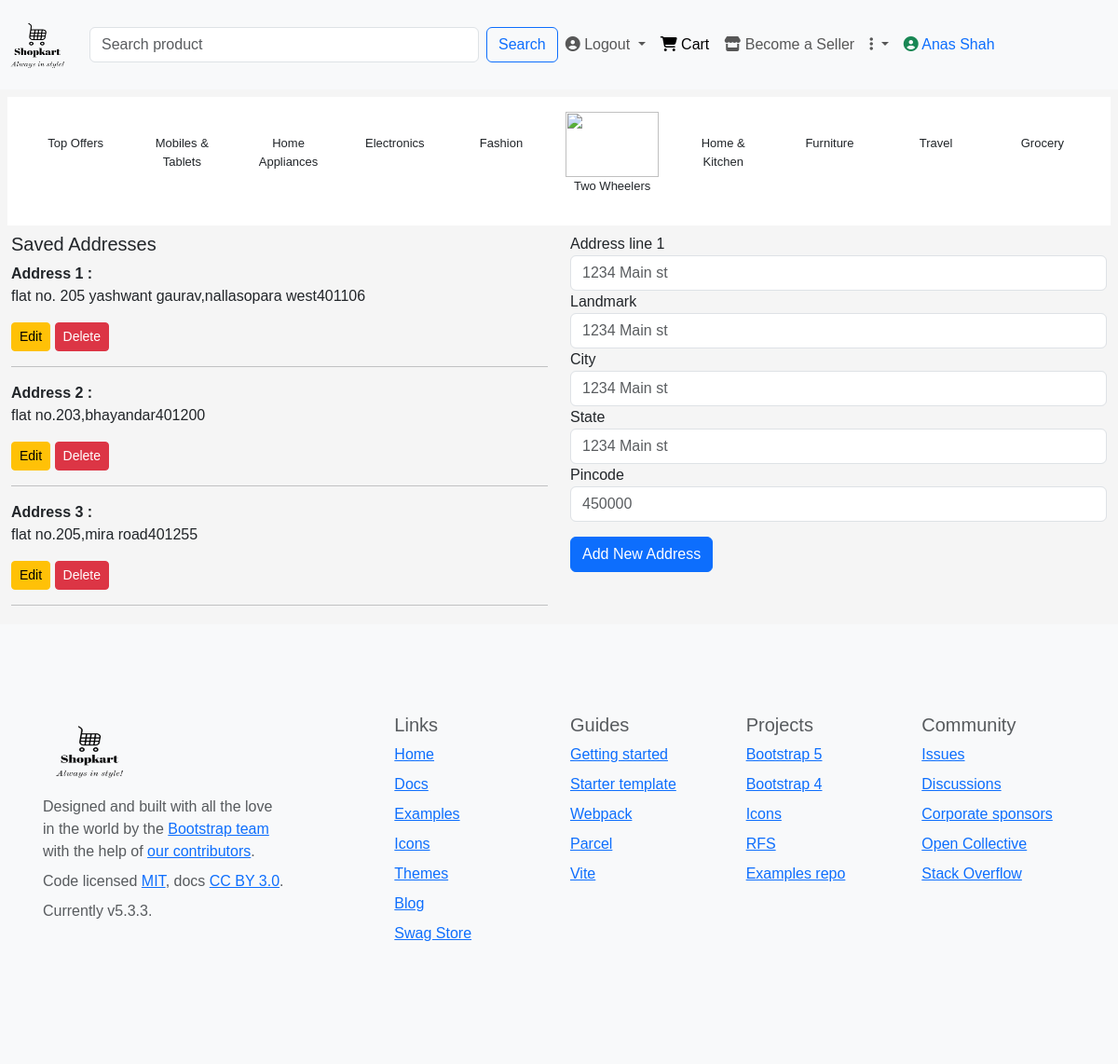
Page /address/ (signed in) on the committed database.
### account/models.py (models this page shows, shortened)
class CustomUser(AbstractUser):
    contact = models.CharField(max_length=10,blank=True,null=True)
    groups = models.ManyToManyField('auth.Group',related_name="account_user_set",blank=True)
    user_permissions = models.ManyToManyField('auth.Permission',related_name='account_user_permission_set',blank=True)
    class Meta:
        indexes = [
            models.Index(fields=['username']),
            models.Index(fields=['email']),
        ]

### product/models.py (models this page shows)
class ShippingAddress(models.Model):
    customer = models.ForeignKey(Customer,on_delete=models.CASCADE)
    address_line1 = models.CharField(max_length=50)
    landmark = models.CharField(max_length=50)
    city = models.CharField(max_length=50)
    state= models.CharField(max_length=50)
    pincode = models.CharField(max_length=6,validators=[RegexValidator(r'^\d{6}$','Enter a valid 6 digit pincode')])

### account/views.py (the view)
# urls.py: path('address/',views.address,name="address"),
def address(request):
    if request.method == 'POST':
        address_line = request.POST['address']
        landmark = request.POST['landmark']
        city = request.POST['city']
        state = request.POST['state']
        pincode = request.POST['pincode']
        user = Customer.objects.get(id=request.user.id)
        total_address = ShippingAddress.objects.filter(customer=user)
        if len(total_address) < 3:
            address = ShippingAddress.objects.create(customer=user, address_line1=address_line,landmark=landmark,city=city,state=state,pincode=pincode)
            address.save()
            return redirect('address')
        else:
            return redirect('address')
    else:
        addresses = ShippingAddress.objects.filter(customer=request.user)
        context ={
            'addresses':addresses
        }
    return render(request,'address.html',context)

### templates/address.html (shortened to what this page needs)
{% extends "base.html" %}
{% block content %}
  <div class="container-fluid">
    <div class="row">
      <div class="col">
        <h5>Saved Addresses</h5>
        {% for i in addresses %}
        <span><strong>Address {{forloop.counter}} :</strong></span><a href="{% url 'confirm_order' i.id %}" class="nav-link"><p>{{i.address_line1}},{{i.landmark}}{{i.pincode}}</p></a>
        <a href="{% url 'update_address' i.id %}" class="btn btn-sm btn-warning">Edit</a>
        <a href="{% url 'delete_address' i.id %}" class="btn btn-sm btn-danger">Delete</a>
        <hr>
        {% empty %}
          <h3>No address found</h3>
        {% endfor %}
      </div>
      <div class="col">
        <form action="" method="post">
          <div class="col-12 m2">
            <label for="inputaddress">Address line 1</label>
            <input type="text" placeholder="1234 Main st" class="form-control" name="address" {% if update_address %} value="{{update_address.address_line1}}"{% endif %} required>
          </div>
          <div class="col-12 m2">
            <label for="inputaddress">Landmark</label>
            <input type="text" placeholder="1234 Main st" class="form-control" name="landmark" {% if update_address %} value="{{update_address.landmark}}" {% endif %} required>
          </div>
          <div class="col-12 m2">
            <label for="inputaddress">City</label>
            <input type="text" placeholder="1234 Main st" class="form-control" name="city"{% if update_address %} value="{{update_address.city}}"{% endif %} required>
          </div>
          <div class="col-12 m2">
            <label for="inputaddress">State</label>
            <input type="text" placeholder="1234 Main st" class="form-control" name="state" {% if update_address %} value="{{update_address.state}}"  {% endif %}  required>
          </div>
          <div class="col-12 m2">
            <label for="inputpincode">Pincode</label>
            <input type="text" placeholder="450000" minlength="6" maxlength="6" name="pincode"  class="form-control" {% if update_address %} value="{{update_address.pincode}}"{% endif %} required>
          </div>
          <div class="col-12">
            {% if update_address %}
            <button type="submit" class="btn btn-primary mt-3">Update Address</button>
            {% else %}
            <button type="submit" class="btn btn-primary mt-3">Add New Address</button>
            {% endif %}
          </div>
        </form>
      </div>
    </div>
  </div>
{% endblock content %}

### templates/base.html (shortened to what this page needs)
{% load static %}
<!DOCTYPE html>
<html lang="en">
<head>
    <link href="https://cdn.jsdelivr.net/npm/bootstrap@5.3.3/dist/css/bootstrap.min.css" rel="stylesheet">
    <link rel="stylesheet" href="{% static 'css/style.css' %}">
</head>
<body>
    {% block header %}
        <div class="row">
            <nav class="navbar navbar-expand-lg bg-body-tertiary">
                <div class="container-fluid">
                    <a class="navbar-brand" href="{% url 'index' %}">
                        <img src="{% static 'images/Shopkart-logos_black.png' %}" alt="Bootstrap" width="80" height="70">
                    </a>
                  <div class="collapse navbar-collapse" id="navbarSupportedContent">
                    <form class="d-flex" role="search" action="{% url 'search_bar' %}">
                        <input class="form-control me-2" type="search" placeholder="Search product" name="search_bar" size="40" aria-label="Search">
                        <button class="btn btn-outline-primary" type="submit">Search</button>
                      </form>
                    <ul class="navbar-nav me-auto mb-2 mb-lg-0">
                        <li class="nav-item dropdown">
                        {% if user.is_authenticated %}
                        <a class="nav-link dropdown-toggle" href="{% url 'signout' %}" role="button" aria-expanded="false">
                            <i class="fa-solid fa-circle-user"></i> Logout
                        </a>
                        {% endif %}
                      </li>
                      <li class="nav-item">
                        <a class="nav-link active" aria-current="page" href="{% url 'cart' %}"><i class="fa-solid fa-cart-shopping"></i> Cart</a>
                      </li>
                      <li class="nav-item">
                        <a class="nav-link" href="{% url 'seller_signup' %}"><i class="fa-solid fa-store"></i> Become a Seller</a>
                      </li>
                      <li class="nav-item dropdown">
                        <a class="nav-link dropdown-toggle" href="#" role="button" data-bs-toggle="dropdown" aria-expanded="false">
                          <i class="fa-solid fa-ellipsis-vertical"></i>
                        </a>
                      </li>
                      {% if user.is_authenticated %}
                      <li class="nav-item">
                        <a class="nav-link text-primary" href="#"><i class="fa-solid fa-circle-user text-success"></i> {{user.first_name|capfirst}} {{user.last_name|capfirst}}</a>
                      </li>
                      {% endif %}
                    </ul>
                  </div>
                </div>
              </nav>
        </div>
          <div class="row bg-white m-2 p-3 f-size" >
            <div class="col text-center">
              <p>Top Offers</p>
            </div>
            <div class="col text-center">
              <a href="{% url 'category' %}?product=mobiles and tablets" class="nav-link">
              <p>Mobiles & Tablets</p>
            </a>
            </div>
            <div class="col text-center">
              <a href="{% url 'category' %}?product=home appliances" class="nav-link">
              <p>Home Appliances</p>
            </a>
            </div>
            <div class="col text-center">
              <a href="{% url 'category' %}?product=electronics" class="nav-link">
              <p>Electronics</p>
              </a>
            </div>
            <div class="col text-center">
              <a href="{% url 'category' %}?product=fashion" class="nav-link">
              <p>Fashion</p>
            </a>
            </div>
            <div class="col text-center">
              <a href="{% url 'category' %}?product=two wheelers" class="nav-link">
              <img src="https://akm-img-a-in.tosshub.com/indiatoday/images/story/202302/hero_splendor-sixteen_nine.png?VersionId=BNdkCXSQrRCwBCgHkhSIlwu7NKDBtkln&size=690:388" alt="" height="70px" width="100px">
              <p>Two Wheelers</p>
            </a>
            </div>
            <div class="col text-center">
              <a href="{% url 'category' %}?product=Home & Kitchen" class="nav-link">
              <p>Home & Kitchen</p>
              </a>
            </div>
            <div class="col text-center">
              <p>Furniture</p>
            </div>
            <div class="col text-center">
              <p>Travel</p>
            </div>
            <div class="col text-center">
              <p>Grocery</p>
            </div>
          </div>
    {% endblock header %}
     {% block content %}
     {% endblock content %}
     {% block footer %}
     <div class="row">
        <footer class="bd-footer py-4 py-md-5 mt-1 bg-body-tertiary">
          <div class="container py-4 py-md-5 px-4 px-md-3 text-body-secondary">
            <div class="row">
              <div class="col-lg-3 mb-3">
                <a class="d-inline-flex align-items-center mb-2 text-body-emphasis text-decoration-none" href="/" aria-label="Bootstrap">
                  <img src="{% static 'images/Shopkart-logos_black.png' %}" alt="" width="100" height="80">
                </a>
                <ul class="list-unstyled small">
                  <li class="mb-2">Designed and built with all the love in the world by the <a href="/docs/5.3/about/team/">Bootstrap team</a> with the help of <a href="https://github.com/twbs/bootstrap/graphs/contributors">our contributors</a>.</li>
                  <li class="mb-2">Code licensed <a href="https://github.com/twbs/bootstrap/blob/main/LICENSE" target="_blank" rel="license noopener">MIT</a>, docs <a href="https://creativecommons.org/licenses/by/3.0/" target="_blank" rel="license noopener">CC BY 3.0</a>.</li>
                  <li class="mb-2">Currently v5.3.3.</li>
                </ul>
              </div>
              <div class="col-6 col-lg-2 offset-lg-1 mb-3">
                <h5>Links</h5>
                <ul class="list-unstyled">
                  <li class="mb-2"><a href="/">Home</a></li>
                  <li class="mb-2"><a href="/docs/5.3/">Docs</a></li>
                  <li class="mb-2"><a href="/docs/5.3/examples/">Examples</a></li>
                  <li class="mb-2"><a href="https://icons.getbootstrap.com/">Icons</a></li>
                  <li class="mb-2"><a href="https://themes.getbootstrap.com/">Themes</a></li>
                  <li class="mb-2"><a href="https://blog.getbootstrap.com/">Blog</a></li>
                  <li class="mb-2"><a href="https://cottonbureau.com/people/bootstrap" target="_blank" rel="noopener">Swag Store</a></li>
                </ul>
              </div>
              <div class="col-6 col-lg-2 mb-3">
                <h5>Guides</h5>
                <ul class="list-unstyled">
                  <li class="mb-2"><a href="/docs/5.3/getting-started/">Getting started</a></li>
                  <li class="mb-2"><a href="/docs/5.3/examples/starter-template/">Starter template</a></li>
                  <li class="mb-2"><a href="/docs/5.3/getting-started/webpack/">Webpack</a></li>
                  <li class="mb-2"><a href="/docs/5.3/getting-started/parcel/">Parcel</a></li>
                  <li class="mb-2"><a href="/docs/5.3/getting-started/vite/">Vite</a></li>
                </ul>
              </div>
              <div class="col-6 col-lg-2 mb-3">
                <h5>Projects</h5>
                <ul class="list-unstyled">
                  <li class="mb-2"><a href="https://github.com/twbs/bootstrap" target="_blank" rel="noopener">Bootstrap 5</a></li>
                  <li class="mb-2"><a href="https://github.com/twbs/bootstrap/tree/v4-dev" target="_blank" rel="noopener">Bootstrap 4</a></li>
                  <li class="mb-2"><a href="https://github.com/twbs/icons" target="_blank" rel="noopener">Icons</a></li>
                  <li class="mb-2"><a href="https://github.com/twbs/rfs" target="_blank" rel="noopener">RFS</a></li>
                  <li class="mb-2"><a href="https://github.com/twbs/examples/" target="_blank" rel="noopener">Examples repo</a></li>
                </ul>
              </div>
              <div class="col-6 col-lg-2 mb-3">
                <h5>Community</h5>
                <ul class="list-unstyled">
                  <li class="mb-2"><a href="https://github.com/twbs/bootstrap/issues" target="_blank" rel="noopener">Issues</a></li>
                  <li class="mb-2"><a href="https://github.com/twbs/bootstrap/discussions" target="_blank" rel="noopener">Discussions</a></li>
                  <li class="mb-2"><a href="https://github.com/sponsors/twbs" target="_blank" rel="noopener">Corporate sponsors</a></li>
                  <li class="mb-2"><a href="https://opencollective.com/bootstrap" target="_blank" rel="noopener">Open Collective</a></li>
                  <li class="mb-2"><a href="https://stackoverflow.com/questions/tagged/bootstrap-5" target="_blank" rel="noopener">Stack Overflow</a></li>
                </ul>
              </div>
            </div>
          </div>
        </footer>
       </div>
     {% endblock footer %}
</body>
</html>

### static/css/style.css (style rules this page uses)
body { background-color: whitesmoke; }
* { font-size: 16px; font-family: Arial, Helvetica, sans-serif; }
.f-size p { font-size: 13px; }

### rows in the picture
CustomUser: first_name "Anas", last_name "Shah"
ShippingAddress: address_line1 "flat no. 205 yashwant gaurav", landmark "nallasopara west", pincode "401106"
ShippingAddress: address_line1 "flat no.203", landmark "bhayandar", pincode "401200"
ShippingAddress: address_line1 "flat no.205", landmark "mira road", pincode "401255"
